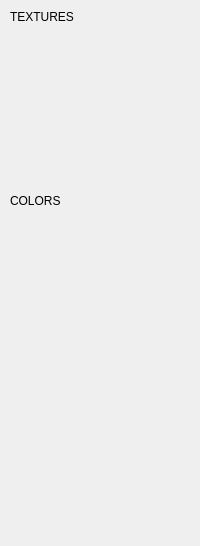
            <widget class="QWidget" name="ssTabRessource">
             <property name="statusTip">
              <string>Score resources|These two lists allow you to add external files (image file for triggers appearance or score background) or to create a color palette for your score. Each resource is identified by a unique string. Once edited, your new resources will be available in the first tab if you want to apply them on objects.</string>
             </property>
             <attribute name="title">
              <string>RESOURCES</string>
             </attribute>
             <layout class="QVBoxLayout" name="verticalLayout_14">
              <property name="spacing">
               <number>10</number>
              </property>
              <property name="leftMargin">
               <number>10</number>
              </property>
              <property name="topMargin">
               <number>10</number>
              </property>
              <property name="rightMargin">
               <number>10</number>
              </property>
              <property name="bottomMargin">
               <number>10</number>
              </property>
              <item>
               <widget class="QLabel" name="ressourcesTexturesLabel">
                <property name="text">
                 <string>TEXTURES</string>
                </property>
               </widget>
              </item>
              <item>
               <widget class="UiTreeView" name="ressourcesTextures" native="true">
                <property name="minimumSize">
                 <size>
                  <width>0</width>
                  <height>150</height>
                 </size>
                </property>
                <property name="toolTip">
                 <string>Loads/initializes textures (images) for the current score</string>
                </property>
               </widget>
              </item>
              <item>
               <widget class="QLabel" name="ressourcesColorsLabel">
                <property name="text">
                 <string>COLORS</string>
                </property>
               </widget>
              </item>
              <item>
               <widget class="UiTreeView" name="ressourcesColors" native="true">
                <property name="minimumSize">
                 <size>
                  <width>0</width>
                  <height>150</height>
                 </size>
                </property>
                <property name="toolTip">
                 <string>Loads/initializes global colors (color palette) for the current score</string>
                </property>
               </widget>
              </item>
              <item>
               <spacer name="verticalSpacer_5">
                <property name="orientation">
                 <enum>Qt::Vertical</enum>
                </property>
                <property name="sizeHint" stdset="0">
                 <size>
                  <width>20</width>
                  <height>168</height>
                 </size>
                </property>
               </spacer>
              </item>
             </layout>
            </widget>
